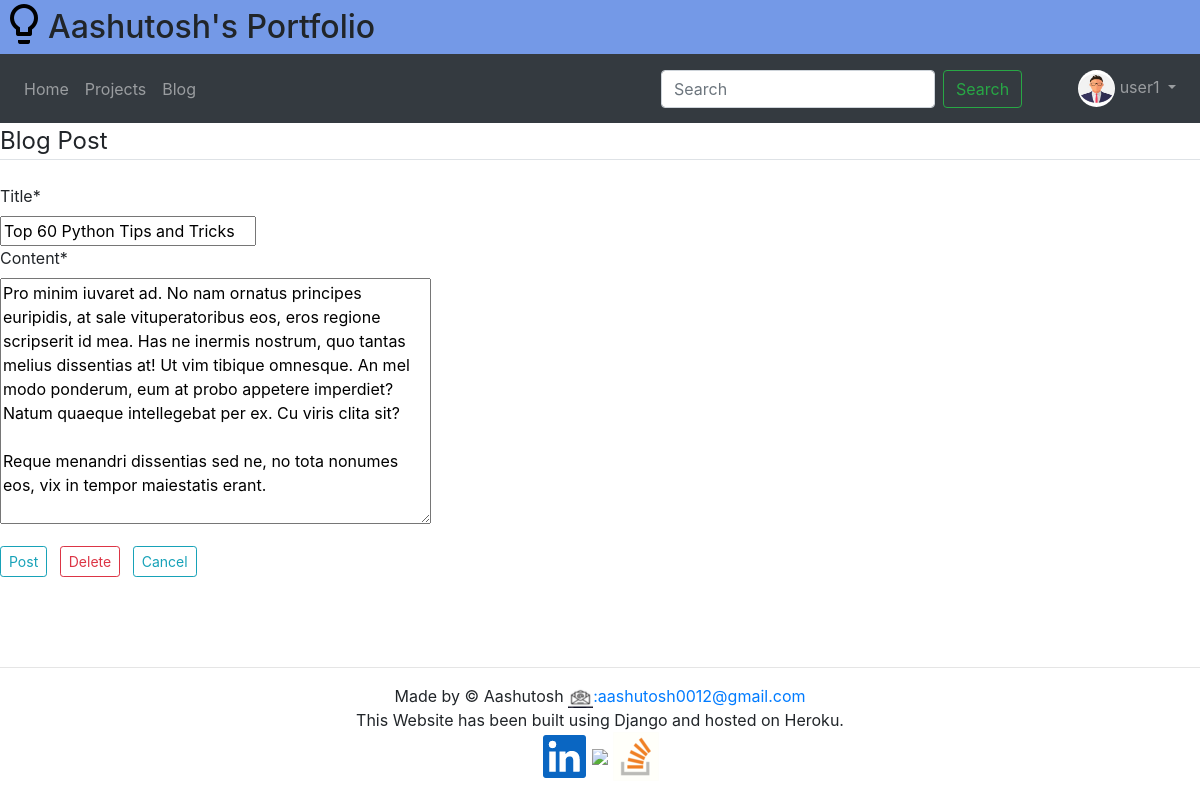
The app's page /blog/post/49/update/ (signed in) with its own data.
### user/models.py (models this page shows, shortened)
class Profile(models.Model):
	user = models.OneToOneField(User, on_delete=models.CASCADE)
	image = models.ImageField(default='profile_pics/default.jpg', upload_to='profile_pics')

### blog/models.py (models this page shows, shortened)
class Post(models.Model):
	title = models.CharField(max_length=100)
	content = models.TextField()
	date_posted = models.DateTimeField(default=timezone.now)
	author = models.ForeignKey(User,on_delete=models.CASCADE)

### blog/views.py (the view, shortened to what this page needs)
# urls.py: path('post/<int:pk>/update/', PostUpdateView.as_view(), name="post-update"),
class PostUpdateView(LoginRequiredMixin, UserPassesTestMixin, UpdateView):
	model = Post
	fields = ['title','content']
	def test_func(self):
		post = self.get_object()
		if self.request.user == post.author:
			return True

### blog/templates/blog/post_form.html
{% extends 'blog/base.html' %}
{% load crispy_forms_tags %}
{% block content %}
<div class="content-section">
	<form method="POST"> {% csrf_token %}
		<fieldset class="form-group">
			<legend class="border-bottom mb-4">Blog Post</legend>
			{{ form | crispy }}
		</fieldset>
		<div class="form-group">
            <button class="btn btn-outline-info mr-2 btn-sm" type="submit">Post</button>
            {% if post.title %}
            	<a class="btn btn-outline-danger mr-2 btn-sm" href="{% url 'post-delete' post.id %}">Delete</a>
            {% endif %}
            <a class="btn btn-outline-info mr-2 btn-sm" href="{% url 'blog-home' %}">Cancel</a>
        </div>
	</form>
</div>
{% endblock %}

### blog/templates/blog/base.html (shortened to what this page needs)
{% load static %}
<!DOCTYPE html>
<html lang="en">
  <head>
    <link rel="stylesheet" href="https://cdn.jsdelivr.net/npm/bootstrap@4.6.0/dist/css/bootstrap.min.css">
    <link rel="stylesheet" href="{% static 'css/base.css' %}">
  </head>
  <body>
    <div id="container" class="d-flex flex-column">
      <div id="navbar">
        <header class="d-flex mb-0" style="background-color:#7499E7 ">
          <img src="{% static 'images/bulb2.png' %}" style="height: 3em">
          <h2 class="pt-2">
            Aashutosh's Portfolio
          </h2>
        </header>
        <nav class="navbar navbar-expand-md navbar-dark bg-dark sticky-top">
          <div class="collapse navbar-collapse" id="navbarSupportedContent">
            <ul class="navbar-nav mr-auto">
              <li class="nav-item ">
                <a class="nav-link" href="{% url 'index' %}">Home <span class="sr-only">(current)</span></a>
              </li>
              <li class="nav-item">
                <a class="nav-link" href="{% url 'projects' %}">Projects</a>
              </li>
              <li class="nav-item">
                <a class="nav-link" href="{% url 'blog-home' %}">Blog</a>
              </li>
            </ul>
            <form class="form-inline my-2 my-lg-0 mr-5">
              <input class="form-control mr-sm-2" type="search" placeholder="Search" aria-label="Search">
              <button class="btn btn-outline-success my-2 my-sm-0" type="submit">Search</button>
            </form>
            {% if user.is_authenticated %}
              <div class="navbar-nav">
                <div class="nav-item dropdown">
                  <a class="nav-link dropdown-toggle" href="#" id="navbarDropdown" role="button" data-toggle="dropdown" aria-haspopup="true" aria-expanded="false">
                    <img class="rounded-circle avatar" src="{{ user.profile.image.url }}" width=37px height=37px>
                    {{request.user}}
                  </a>
                </div>
              </div>
            {% else %}
              <div class="navbar-nav">
                <a class="nav-item" href="{% url 'login' %}">Login</a>
              </div>
            {% endif %}
          </div>
        </nav>
      <div>
      <div id="content" style="min-height:66vh">
        {% block content %} {% endblock %}
      </div>
      <footer id="#footer" class=" text-center my-0" >
        <hr>
        <p class="my-0">Made by &copy Aashutosh <a href="mailto:aashutosh0012@gmail.com" class="text-decoration-none"><img src="{% static 'images/email_20.png' %}">:aashutosh0012@gmail.com</a></p>
        <p class="my-0">This Website has been built using Django and hosted on Heroku.</p>
        <a href="https://www.linkedin.com/in/aashutosh0012/" target="_blank" rel="noopener noreferrer"><img src="{% static 'images/linkedin.png' %}"></a>
        <a href="https://github.com/aashutosh0012" target="_blank" rel="noopener noreferrer"><img src="{% static 'images/github.png' %}"></a>
        <a href="https://stackoverflow.com/users/9105232/aashutosh" target="_blank" rel="noopener noreferrer"><img src="{% static 'images/stackoverflow.png' %}"></a>
      </footer>
      <br>
     </div>
  </body>
</html>

### records on screen
Post: title "Top 60 Python Tips and Tricks", content "Pro minim iuvaret ad. No nam ornatus principes euripidis, at sale vituperatoribus eos, eros regione scripserit id mea. Has ne inermis nostrum, quo tantas melius dissentias at! Ut vim tibique omnesque. An mel modo ponderum, eum at probo appetere imperdiet? Natum quaeque intellegebat per ex. Cu viris clita sit? Reque menandri dissentias sed ne, no tota nonumes eos, vix in tempor maiestatis erant."

### other values on screen
{{ request.user }} "user1"
